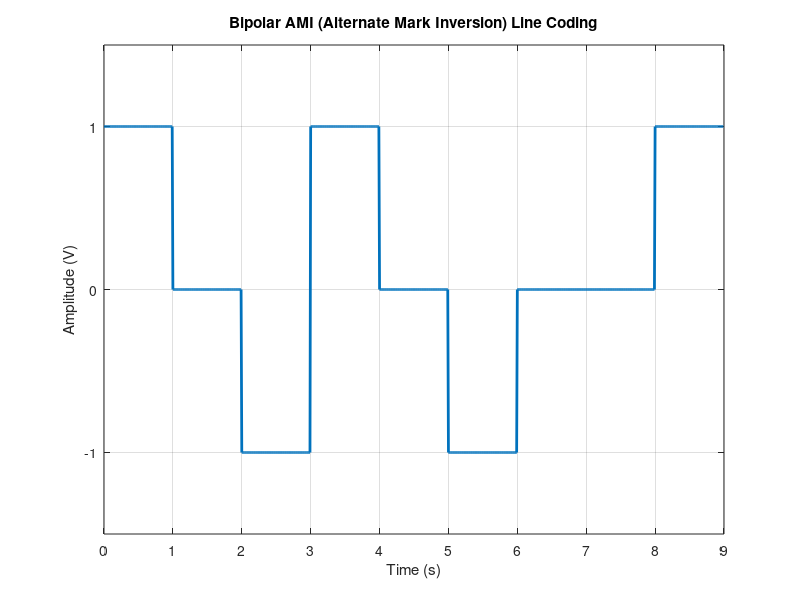

Source code (MATLAB):
clc;
clear;

% Input binary data
data = [1 0 1 1 0 1 0 0 1];

% Bit and sampling specifications
bit_duration = 1;      % duration of one bit in seconds
fs = 100;              % sampling frequency in Hz
samples_per_bit = fs * bit_duration;

% Time vector for full signal
time = 0:1/fs:(length(data)*bit_duration) - 1/fs;

% Initialize signal
ami = [];
last_polarity = -1;  % Initialize to -1 so first '1' becomes +1

for i = 1:length(data)
    if data(i) == 1
        last_polarity = -last_polarity;  % Alternate polarity
        bit_wave = last_polarity * ones(1, samples_per_bit);
    else
        bit_wave = zeros(1, samples_per_bit);
    end
    ami = [ami bit_wave];
end

% Plotting
figure;
plot(time, ami, 'LineWidth', 2);
axis([0 length(data) * bit_duration -1.5 1.5]);
grid on;
xlabel('Time (s)');
ylabel('Amplitude (V)');
title('Bipolar AMI (Alternate Mark Inversion) Line Coding');
xticks(0:bit_duration:length(data));
yticks([-1 0 1]);
